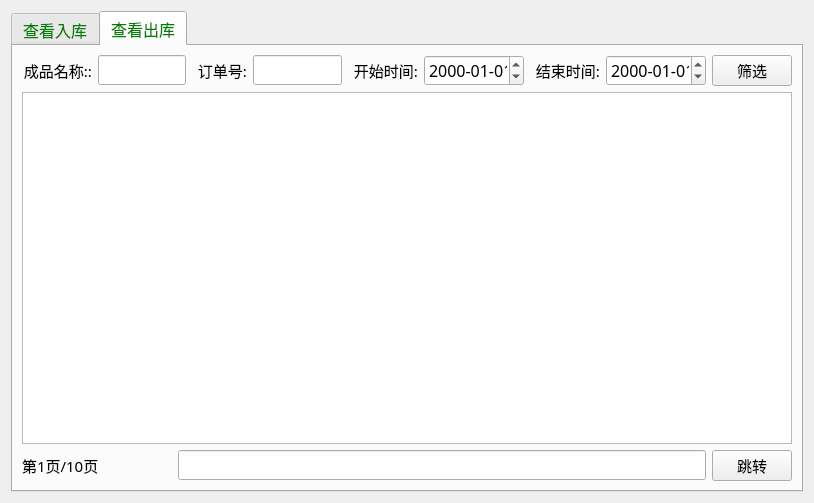
<?xml version="1.0" encoding="UTF-8"?>
<ui version="4.0">
 <class>findchengpin</class>
 <widget class="QWidget" name="findchengpin">
  <property name="geometry">
   <rect>
    <x>0</x>
    <y>0</y>
    <width>814</width>
    <height>503</height>
   </rect>
  </property>
  <property name="windowTitle">
   <string>Form</string>
  </property>
  <layout class="QGridLayout" name="gridLayout">
   <item row="0" column="0">
    <widget class="QTabWidget" name="tabWidget">
     <property name="font">
      <font>
       <family>Agency FB</family>
       <pointsize>12</pointsize>
      </font>
     </property>
     <property name="styleSheet">
      <string notr="true">QTabBar::tab{color:green}</string>
     </property>
     <property name="currentIndex">
      <number>1</number>
     </property>
     <widget class="QWidget" name="tab">
      <attribute name="title">
       <string>查看入库</string>
      </attribute>
      <layout class="QGridLayout" name="gridLayout_2">
       <item row="0" column="0">
        <layout class="QHBoxLayout" name="horizontalLayout_4">
         <item>
          <widget class="QLabel" name="label_2">
           <property name="minimumSize">
            <size>
             <width>70</width>
             <height>0</height>
            </size>
           </property>
           <property name="maximumSize">
            <size>
             <width>50</width>
             <height>16777215</height>
            </size>
           </property>
           <property name="font">
            <font>
             <family>Agency FB</family>
             <pointsize>11</pointsize>
            </font>
           </property>
           <property name="text">
            <string>成品名称:</string>
           </property>
           <property name="alignment">
            <set>Qt::AlignRight|Qt::AlignTrailing|Qt::AlignVCenter</set>
           </property>
          </widget>
         </item>
         <item>
          <widget class="QLineEdit" name="lineEdit_name">
           <property name="font">
            <font>
             <family>Agency FB</family>
             <pointsize>11</pointsize>
            </font>
           </property>
          </widget>
         </item>
         <item>
          <widget class="QLabel" name="label_13">
           <property name="minimumSize">
            <size>
             <width>55</width>
             <height>0</height>
            </size>
           </property>
           <property name="maximumSize">
            <size>
             <width>50</width>
             <height>16777215</height>
            </size>
           </property>
           <property name="font">
            <font>
             <family>Agency FB</family>
             <pointsize>11</pointsize>
            </font>
           </property>
           <property name="text">
            <string>订单号:</string>
           </property>
           <property name="alignment">
            <set>Qt::AlignRight|Qt::AlignTrailing|Qt::AlignVCenter</set>
           </property>
          </widget>
         </item>
         <item>
          <widget class="QLineEdit" name="lineEdit_order_id">
           <property name="font">
            <font>
             <family>Agency FB</family>
             <pointsize>11</pointsize>
            </font>
           </property>
          </widget>
         </item>
         <item>
          <widget class="QLabel" name="label_3">
           <property name="minimumSize">
            <size>
             <width>70</width>
             <height>0</height>
            </size>
           </property>
           <property name="maximumSize">
            <size>
             <width>50</width>
             <height>16777215</height>
            </size>
           </property>
           <property name="font">
            <font>
             <family>Agency FB</family>
             <pointsize>11</pointsize>
            </font>
           </property>
           <property name="text">
            <string>开始时间:</string>
           </property>
           <property name="alignment">
            <set>Qt::AlignRight|Qt::AlignTrailing|Qt::AlignVCenter</set>
           </property>
          </widget>
         </item>
         <item>
          <widget class="QDateEdit" name="dateEdit_begindate">
           <property name="minimumSize">
            <size>
             <width>100</width>
             <height>0</height>
            </size>
           </property>
           <property name="font">
            <font>
             <family>Agency FB</family>
             <pointsize>12</pointsize>
            </font>
           </property>
           <property name="displayFormat">
            <string>yyyy-MM-dd</string>
           </property>
          </widget>
         </item>
         <item>
          <widget class="QLabel" name="label_4">
           <property name="minimumSize">
            <size>
             <width>70</width>
             <height>0</height>
            </size>
           </property>
           <property name="maximumSize">
            <size>
             <width>50</width>
             <height>16777215</height>
            </size>
           </property>
           <property name="font">
            <font>
             <family>Agency FB</family>
             <pointsize>11</pointsize>
            </font>
           </property>
           <property name="text">
            <string>结束时间:</string>
           </property>
           <property name="alignment">
            <set>Qt::AlignRight|Qt::AlignTrailing|Qt::AlignVCenter</set>
           </property>
          </widget>
         </item>
         <item>
          <widget class="QDateEdit" name="dateEdit_enddate">
           <property name="minimumSize">
            <size>
             <width>100</width>
             <height>0</height>
            </size>
           </property>
           <property name="font">
            <font>
             <family>Agency FB</family>
             <pointsize>12</pointsize>
            </font>
           </property>
           <property name="displayFormat">
            <string>yyyy-MM-dd</string>
           </property>
          </widget>
         </item>
         <item>
          <widget class="QPushButton" name="pushButton_8">
           <property name="font">
            <font>
             <family>Agency FB</family>
             <pointsize>11</pointsize>
            </font>
           </property>
           <property name="text">
            <string>筛选</string>
           </property>
          </widget>
         </item>
        </layout>
       </item>
       <item row="1" column="0">
        <widget class="QTableWidget" name="tableWidget_ruku">
         <property name="font">
          <font>
           <pointsize>11</pointsize>
          </font>
         </property>
        </widget>
       </item>
       <item row="2" column="0">
        <layout class="QHBoxLayout" name="horizontalLayout_3">
         <item>
          <widget class="QLabel" name="label_page">
           <property name="minimumSize">
            <size>
             <width>200</width>
             <height>0</height>
            </size>
           </property>
           <property name="font">
            <font>
             <family>Agency FB</family>
             <pointsize>11</pointsize>
            </font>
           </property>
           <property name="text">
            <string>第1页/10页</string>
           </property>
          </widget>
         </item>
         <item>
          <widget class="QLineEdit" name="lineEdit_page">
           <property name="font">
            <font>
             <family>Agency FB</family>
             <pointsize>11</pointsize>
            </font>
           </property>
          </widget>
         </item>
         <item>
          <widget class="QPushButton" name="pushButton_7">
           <property name="font">
            <font>
             <family>Agency FB</family>
             <pointsize>11</pointsize>
            </font>
           </property>
           <property name="text">
            <string>跳转</string>
           </property>
          </widget>
         </item>
        </layout>
       </item>
      </layout>
     </widget>
     <widget class="QWidget" name="tab_2">
      <attribute name="title">
       <string>查看出库</string>
      </attribute>
      <layout class="QGridLayout" name="gridLayout_3">
       <item row="1" column="0">
        <widget class="QTableWidget" name="tableWidget_chuku">
         <property name="font">
          <font>
           <pointsize>11</pointsize>
          </font>
         </property>
        </widget>
       </item>
       <item row="2" column="0">
        <layout class="QHBoxLayout" name="horizontalLayout_7">
         <item>
          <widget class="QLabel" name="label_page_2">
           <property name="minimumSize">
            <size>
             <width>150</width>
             <height>0</height>
            </size>
           </property>
           <property name="font">
            <font>
             <family>Agency FB</family>
             <pointsize>11</pointsize>
            </font>
           </property>
           <property name="text">
            <string>第1页/10页</string>
           </property>
          </widget>
         </item>
         <item>
          <widget class="QLineEdit" name="lineEdit_page_2">
           <property name="font">
            <font>
             <family>Agency FB</family>
             <pointsize>11</pointsize>
            </font>
           </property>
          </widget>
         </item>
         <item>
          <widget class="QPushButton" name="pushButton_15">
           <property name="font">
            <font>
             <family>Agency FB</family>
             <pointsize>11</pointsize>
            </font>
           </property>
           <property name="text">
            <string>跳转</string>
           </property>
          </widget>
         </item>
        </layout>
       </item>
       <item row="0" column="0">
        <layout class="QHBoxLayout" name="horizontalLayout_5">
         <item>
          <widget class="QLabel" name="label_7">
           <property name="minimumSize">
            <size>
             <width>70</width>
             <height>0</height>
            </size>
           </property>
           <property name="maximumSize">
            <size>
             <width>50</width>
             <height>16777215</height>
            </size>
           </property>
           <property name="font">
            <font>
             <family>Agency FB</family>
             <pointsize>11</pointsize>
            </font>
           </property>
           <property name="text">
            <string>成品名称::</string>
           </property>
           <property name="alignment">
            <set>Qt::AlignRight|Qt::AlignTrailing|Qt::AlignVCenter</set>
           </property>
          </widget>
         </item>
         <item>
          <widget class="QLineEdit" name="lineEdit_name_2">
           <property name="font">
            <font>
             <family>Agency FB</family>
             <pointsize>11</pointsize>
            </font>
           </property>
          </widget>
         </item>
         <item>
          <widget class="QLabel" name="label_12">
           <property name="minimumSize">
            <size>
             <width>55</width>
             <height>0</height>
            </size>
           </property>
           <property name="maximumSize">
            <size>
             <width>50</width>
             <height>16777215</height>
            </size>
           </property>
           <property name="font">
            <font>
             <family>Agency FB</family>
             <pointsize>11</pointsize>
            </font>
           </property>
           <property name="text">
            <string>订单号:</string>
           </property>
           <property name="alignment">
            <set>Qt::AlignRight|Qt::AlignTrailing|Qt::AlignVCenter</set>
           </property>
          </widget>
         </item>
         <item>
          <widget class="QLineEdit" name="lineEdit_order_id_2">
           <property name="font">
            <font>
             <family>Agency FB</family>
             <pointsize>11</pointsize>
            </font>
           </property>
          </widget>
         </item>
         <item>
          <widget class="QLabel" name="label_8">
           <property name="minimumSize">
            <size>
             <width>70</width>
             <height>0</height>
            </size>
           </property>
           <property name="maximumSize">
            <size>
             <width>50</width>
             <height>16777215</height>
            </size>
           </property>
           <property name="font">
            <font>
             <family>Agency FB</family>
             <pointsize>11</pointsize>
            </font>
           </property>
           <property name="text">
            <string>开始时间:</string>
           </property>
           <property name="alignment">
            <set>Qt::AlignRight|Qt::AlignTrailing|Qt::AlignVCenter</set>
           </property>
          </widget>
         </item>
         <item>
          <widget class="QDateEdit" name="dateEdit_begindate_2">
           <property name="minimumSize">
            <size>
             <width>100</width>
             <height>0</height>
            </size>
           </property>
           <property name="font">
            <font>
             <family>Agency FB</family>
             <pointsize>12</pointsize>
            </font>
           </property>
           <property name="displayFormat">
            <string>yyyy-MM-dd</string>
           </property>
          </widget>
         </item>
         <item>
          <widget class="QLabel" name="label_9">
           <property name="minimumSize">
            <size>
             <width>70</width>
             <height>0</height>
            </size>
           </property>
           <property name="maximumSize">
            <size>
             <width>50</width>
             <height>16777215</height>
            </size>
           </property>
           <property name="font">
            <font>
             <family>Agency FB</family>
             <pointsize>11</pointsize>
            </font>
           </property>
           <property name="text">
            <string>结束时间:</string>
           </property>
           <property name="alignment">
            <set>Qt::AlignRight|Qt::AlignTrailing|Qt::AlignVCenter</set>
           </property>
          </widget>
         </item>
         <item>
          <widget class="QDateEdit" name="dateEdit_enddate_2">
           <property name="minimumSize">
            <size>
             <width>100</width>
             <height>0</height>
            </size>
           </property>
           <property name="font">
            <font>
             <family>Agency FB</family>
             <pointsize>12</pointsize>
            </font>
           </property>
           <property name="displayFormat">
            <string>yyyy-MM-dd</string>
           </property>
          </widget>
         </item>
         <item>
          <widget class="QPushButton" name="pushButton_9">
           <property name="font">
            <font>
             <family>Agency FB</family>
             <pointsize>11</pointsize>
            </font>
           </property>
           <property name="text">
            <string>筛选</string>
           </property>
          </widget>
         </item>
        </layout>
       </item>
      </layout>
     </widget>
    </widget>
   </item>
  </layout>
 </widget>
 <resources/>
 <connections>
  <connection>
   <sender>pushButton_8</sender>
   <signal>clicked()</signal>
   <receiver>findchengpin</receiver>
   <slot>shaixuanSlot()</slot>
   <hints>
    <hint type="sourcelabel">
     <x>760</x>
     <y>67</y>
    </hint>
    <hint type="destinationlabel">
     <x>810</x>
     <y>159</y>
    </hint>
   </hints>
  </connection>
  <connection>
   <sender>pushButton_7</sender>
   <signal>clicked()</signal>
   <receiver>findchengpin</receiver>
   <slot>TiaoZhuangSlot()</slot>
   <hints>
    <hint type="sourcelabel">
     <x>741</x>
     <y>470</y>
    </hint>
    <hint type="destinationlabel">
     <x>809</x>
     <y>491</y>
    </hint>
   </hints>
  </connection>
  <connection>
   <sender>pushButton_9</sender>
   <signal>clicked()</signal>
   <receiver>findchengpin</receiver>
   <slot>shaixuanSlot_2()</slot>
   <hints>
    <hint type="sourcelabel">
     <x>762</x>
     <y>67</y>
    </hint>
    <hint type="destinationlabel">
     <x>810</x>
     <y>139</y>
    </hint>
   </hints>
  </connection>
  <connection>
   <sender>pushButton_15</sender>
   <signal>clicked()</signal>
   <receiver>findchengpin</receiver>
   <slot>TiaoZhuangSlot_2()</slot>
   <hints>
    <hint type="sourcelabel">
     <x>769</x>
     <y>465</y>
    </hint>
    <hint type="destinationlabel">
     <x>809</x>
     <y>454</y>
    </hint>
   </hints>
  </connection>
 </connections>
 <slots>
  <slot>shaixuanSlot()</slot>
  <slot>TiaoZhuangSlot()</slot>
  <slot>shaixuanSlot_2()</slot>
  <slot>TiaoZhuangSlot_2()</slot>
 </slots>
</ui>
